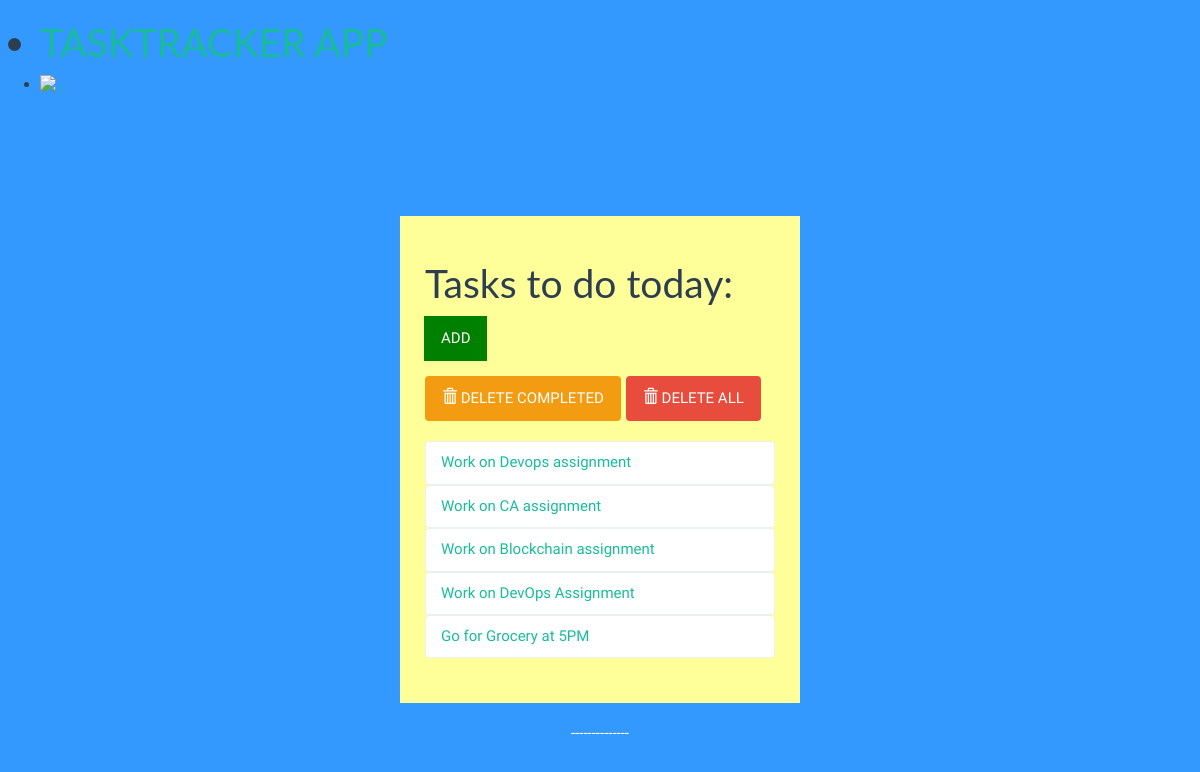
Before: / with the older database file.
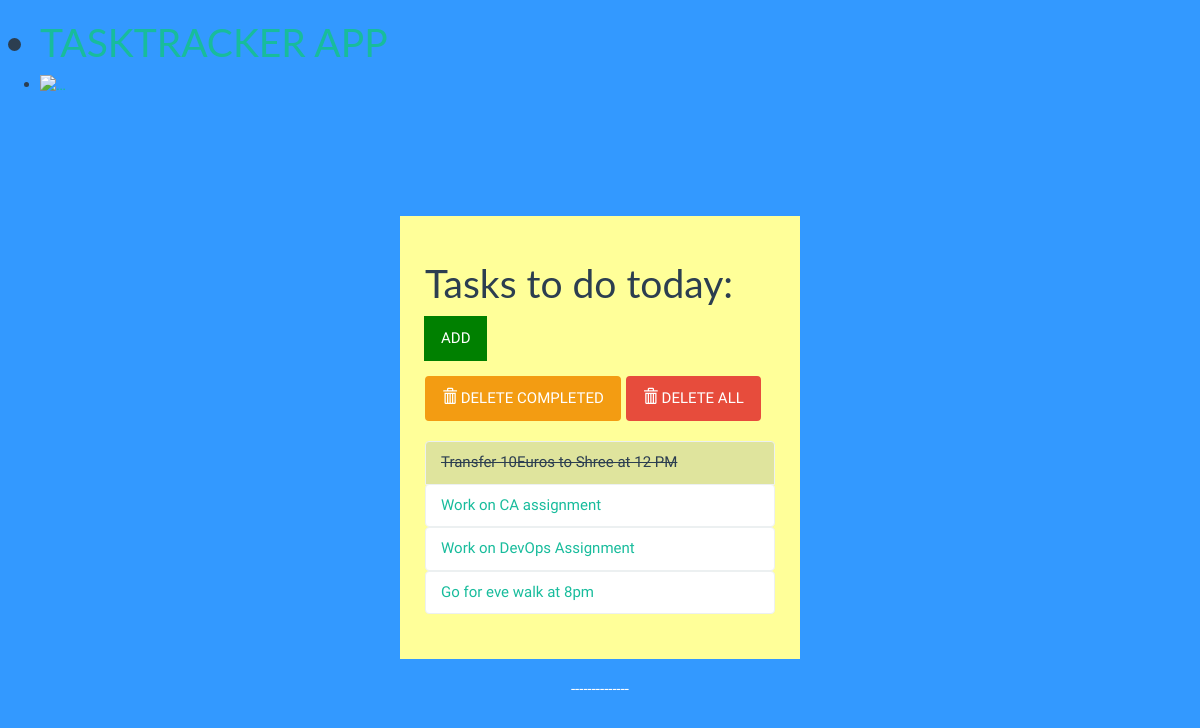
After: the same page with the newer database file.
### todolist/models.py (models this page shows, shortened)
class Todolist(models.Model):
    text = models.CharField(max_length=45)
    completed = models.BooleanField(default=False)

### todolist/views.py (the view)
# urls.py: path('', views.index, name='index'), # here while hitting the url without end point it will redirect to index.html which i have created as function inside views.py
def index(request):
    todo_items = Todolist.objects.order_by('id')
    form = TodoListForm()
    context = {'todo_items' : todo_items, 'form' : form} # add the form to context sso that we have access to it in template
    return render(request, 'todolist/index.html', context)

### todolist/templates/todolist/index.html (shortened to what this page needs)
{% load static %}
<!DOCTYPE html>
<html lang="en">
	<head>
		<link rel="stylesheet" href="{% static 'todolist/bs/css/flatly.min.css' %}" />
		<link rel="stylesheet" href="{% static 'todolist/styles.css' %}" />
	</head>
	<body>
		<header>
			<nav>
			  <ul>
				<h1><li><a id="logo" href="." rel="home">TASKTRACKER APP</a></li></h1>
				<li><a id="linkOne" href="#thingOne"><img src="…" alt="…"></a></li>
			  </ul>
			</nav>
		  </header>
		<div class="container-fluid" id="wrapper">
			<div class="row">
				<div class="col-lg-4 col-lg-offset-4" id="content">
					<h1>Tasks to do today:</h1>
					<form action="{% url 'add' %}" method="POST" role="form">
						<div class="form-group">
							<div class="input-group">
							  <span class="input-group-btn">
								  <button type="submit" class="btn btn-default" id="add-btn">ADD</button>
							  </span>
							</div>
						</div>
					</form>
					<div class="row t10">
						<div class="col-lg-12">
							<div class="btn-toolbar">
								<div class="btn-group">
									<a href="{% url 'deletecompleted'%}">
									<button type="button" class="btn btn-warning">
										<i class="glyphicon glyphicon-trash"></i> DELETE COMPLETED
									</button></a>
								</div>
								<div class="btn-group">
										<a href="{% url 'deleteall' %}">
									<button type="button" class="btn btn-danger">
										<i class="glyphicon glyphicon-trash"></i> DELETE ALL
									</button></a>
								</div>
							</div>
						</div>
					</div>
					<ul class="list-group t20">
						{% for todolist in todo_items %}
							{% if todolist.completed %}
							<li class="list-group-item todo-completed">{{todolist.text}}</li>
							{% else %}
							<a href="{% url 'completed' todolist.id %}"><li class="list-group-item ">{{todolist.text}}</li></a>
							{% endif %}
						    {% endfor %}
					</ul>
				</div>
			</div>
			<footer>
				<div class="row pad">
					<div class="col-lg-12 text-center">
						--------------
					</div>
				</div>
			</footer>
		</div>
	</body>
</html>

### todolist/static/todolist/styles.css (style rules this page uses)
body { background: #3399ff; font-family: 'Oswald', 'Futura', sans-serif; }
#wrapper { margin-top: 10% !important; }
#content { background:#ffff99; padding: 25px; }
.t10 { margin-top: 10px; }
.t20 { margin-top: 20px; }
.todo-completed { text-decoration: line-through; background: rgba(149, 165, 166, .3); }
footer { margin-top: 20px; color: white; }
#add-btn { background-color:green; border-color:green; }

Changed rows visible on the page:
removed Todolist: text "Work on Devops assignment"
removed Todolist: text "Work on Blockchain assignment"
removed Todolist: text "Go for Grocery at 5PM"
added Todolist: text "Transfer 10Euros to Shree at 12 PM"
added Todolist: text "Go for eve walk at 8pm"
